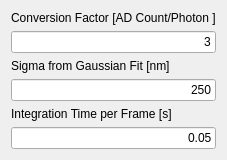
      <widget class="QWidget" name="tab_3">
       <attribute name="title">
        <string>Setup</string>
       </attribute>
       <layout class="QGridLayout" name="gridLayout_13">
        <item row="0" column="0">
         <widget class="QLabel" name="label_8">
          <property name="text">
           <string>Conversion Factor [AD Count/Photon ]</string>
          </property>
         </widget>
        </item>
        <item row="1" column="0">
         <widget class="QLineEdit" name="lineEdit_12">
          <property name="text">
           <string>3</string>
          </property>
          <property name="alignment">
           <set>Qt::AlignRight|Qt::AlignTrailing|Qt::AlignVCenter</set>
          </property>
         </widget>
        </item>
        <item row="2" column="0">
         <widget class="QLabel" name="label_9">
          <property name="text">
           <string>Sigma from Gaussian Fit [nm]</string>
          </property>
         </widget>
        </item>
        <item row="3" column="0">
         <widget class="QLineEdit" name="lineEdit_13">
          <property name="text">
           <string>250</string>
          </property>
          <property name="alignment">
           <set>Qt::AlignRight|Qt::AlignTrailing|Qt::AlignVCenter</set>
          </property>
         </widget>
        </item>
        <item row="4" column="0">
         <widget class="QLabel" name="label_10">
          <property name="text">
           <string>Integration Time per Frame [s]</string>
          </property>
         </widget>
        </item>
        <item row="5" column="0">
         <widget class="QLineEdit" name="lineEdit_14">
          <property name="text">
           <string>0.05</string>
          </property>
          <property name="alignment">
           <set>Qt::AlignRight|Qt::AlignTrailing|Qt::AlignVCenter</set>
          </property>
         </widget>
        </item>
       </layout>
      </widget>
